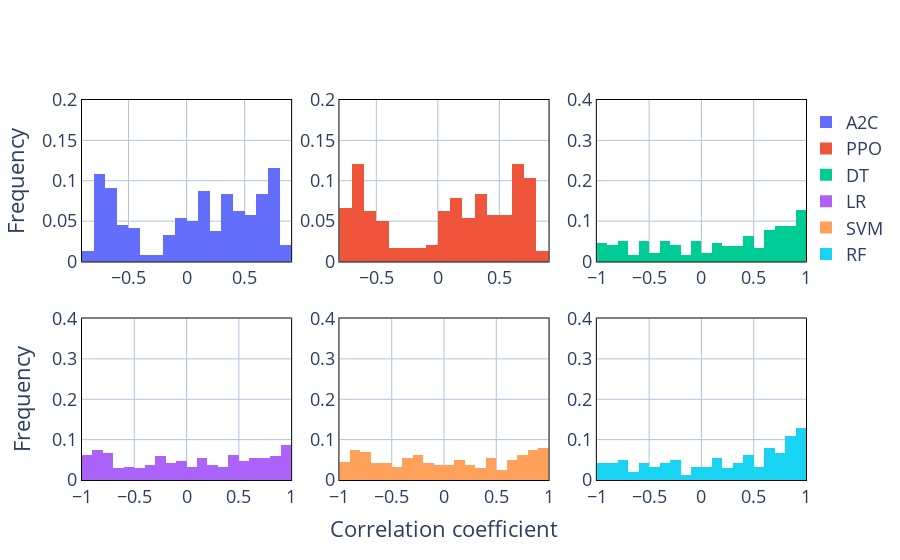

This figure's notebook cell:
### Markdown cell above
#### Histogram of single-step correlation coefficient

### Code cell
import plotly.graph_objects as go
from plotly.subplots import make_subplots


fig = make_subplots(rows=2, cols=3)

trace0 = go.Histogram(x=multi_performance_score[multi_performance_score['algo'] == 'A2C']['score'].values, nbinsx=25, name = 'A2C',histnorm='probability')
trace1 = go.Histogram(x=multi_performance_score[multi_performance_score['algo'] == 'PPO']['score'].values, nbinsx=25, name = 'PPO',histnorm='probability')
trace2 = go.Histogram(x=multi_performance_score[multi_performance_score['algo'] == 'DT']['score'].values, nbinsx=25, name = 'DT',histnorm='probability')
trace3 = go.Histogram(x=multi_performance_score[multi_performance_score['algo'] == 'LR']['score'].values, nbinsx=25, name = 'LR',histnorm='probability')
trace4 = go.Histogram(x=multi_performance_score[multi_performance_score['algo'] == 'SVM']['score'].values, nbinsx=25, name = 'SVM',histnorm='probability')
trace5 = go.Histogram(x=multi_performance_score[multi_performance_score['algo'] == 'RF']['score'].values, nbinsx=25, name = 'RF',histnorm='probability')

fig.update_layout(yaxis1 = dict(range=[0, 0.2]))
fig.update_layout(yaxis2 = dict(range=[0, 0.2]))
fig.update_layout(yaxis3 = dict(range=[0, 0.4]))
fig.update_layout(yaxis4 = dict(range=[0, 0.4]))
fig.update_layout(yaxis5 = dict(range=[0, 0.4]))
fig.update_layout(yaxis6 = dict(range=[0, 0.4]))

fig.append_trace(trace0, 1, 1)
fig.append_trace(trace1, 1, 2)
fig.append_trace(trace2, 1, 3)
fig.append_trace(trace3, 2, 1)
fig.append_trace(trace4, 2, 2)
fig.append_trace(trace5, 2, 3)
# Update xaxis properties
fig.update_xaxes(title_text="Correlation coefficient", row=2, col=2)
fig.update_yaxes(title_text="Frequency", row=1, col=1)
fig.update_yaxes(title_text="Frequency", row=2, col=1)

fig.update_layout(

    paper_bgcolor='rgba(1,1,0,0)',
    plot_bgcolor='rgba(1, 1, 0, 0)',
     font=dict(
       
        size=18,
    ),

)
fig.update_layout(legend=dict(
    yanchor="top",
    y=0.99,
    xanchor="left",
    x=1
))

fig.update_xaxes(showline=True,linecolor='black',showgrid=True, gridwidth=1, gridcolor='LightSteelBlue',mirror=True)
fig.update_yaxes(showline=True,linecolor='black',showgrid=True, gridwidth=1, gridcolor='LightSteelBlue',mirror=True)
fig.update_yaxes(zeroline=True, zerolinewidth=1, zerolinecolor='LightSteelBlue')

fig.show()

### Figure 1 — Plotly figure (JSON) as saved in the notebook; plotly's stock layout.template omitted (floating-point values rounded to 4 significant figures; data arrays with more than 128 entries replaced by an {"elided": "..."} marker saying what was removed)
{"data": [{"histnorm": "probability", "name": "A2C", "nbinsx": 25, "type": "histogram", "x": {"elided": "241 float values"}, "xaxis": "x", "yaxis": "y"}, {"histnorm": "probability", "name": "PPO", "nbinsx": 25, "type": "histogram", "x": {"elided": "241 float values"}, "xaxis": "x2", "yaxis": "y2"}, {"histnorm": "probability", "name": "DT", "nbinsx": 25, "type": "histogram", "x": {"elided": "241 float values"}, "xaxis": "x3", "yaxis": "y3"}, {"histnorm": "probability", "name": "LR", "nbinsx": 25, "type": "histogram", "x": {"elided": "241 float values"}, "xaxis": "x4", "yaxis": "y4"}, {"histnorm": "probability", "name": "SVM", "nbinsx": 25, "type": "histogram", "x": {"elided": "241 float values"}, "xaxis": "x5", "yaxis": "y5"}, {"histnorm": "probability", "name": "RF", "nbinsx": 25, "type": "histogram", "x": {"elided": "241 float values"}, "xaxis": "x6", "yaxis": "y6"}], "layout": {"font": {"size": 18}, "legend": {"x": 1, "xanchor": "left", "y": 0.99, "yanchor": "top"}, "paper_bgcolor": "rgba(1,1,0,0)", "plot_bgcolor": "rgba(1, 1, 0, 0)", "xaxis": {"anchor": "y", "domain": [0, 0.2889], "gridcolor": "LightSteelBlue", "gridwidth": 1, "linecolor": "black", "mirror": true, "showgrid": true, "showline": true}, "xaxis2": {"anchor": "y2", "domain": [0.3556, 0.6444], "gridcolor": "LightSteelBlue", "gridwidth": 1, "linecolor": "black", "mirror": true, "showgrid": true, "showline": true}, "xaxis3": {"anchor": "y3", "domain": [0.7111, 1], "gridcolor": "LightSteelBlue", "gridwidth": 1, "linecolor": "black", "mirror": true, "showgrid": true, "showline": true}, "xaxis4": {"anchor": "y4", "domain": [0, 0.2889], "gridcolor": "LightSteelBlue", "gridwidth": 1, "linecolor": "black", "mirror": true, "showgrid": true, "showline": true}, "xaxis5": {"anchor": "y5", "domain": [0.3556, 0.6444], "gridcolor": "LightSteelBlue", "gridwidth": 1, "linecolor": "black", "mirror": true, "showgrid": true, "showline": true, "title": {"text": "Correlation coefficient"}}, "xaxis6": {"anchor": "y6", "domain": [0.7111, 1], "gridcolor": "LightSteelBlue", "gridwidth": 1, "linecolor": "black", "mirror": true, "showgrid": true, "showline": true}, "yaxis": {"anchor": "x", "domain": [0.575, 1], "gridcolor": "LightSteelBlue", "gridwidth": 1, "linecolor": "black", "mirror": true, "range": [0, 0.2], "showgrid": true, "showline": true, "title": {"text": "Frequency"}, "zeroline": true, "zerolinecolor": "LightSteelBlue", "zerolinewidth": 1}, "yaxis2": {"anchor": "x2", "domain": [0.575, 1], "gridcolor": "LightSteelBlue", "gridwidth": 1, "linecolor": "black", "mirror": true, "range": [0, 0.2], "showgrid": true, "showline": true, "zeroline": true, "zerolinecolor": "LightSteelBlue", "zerolinewidth": 1}, "yaxis3": {"anchor": "x3", "domain": [0.575, 1], "gridcolor": "LightSteelBlue", "gridwidth": 1, "linecolor": "black", "mirror": true, "range": [0, 0.4], "showgrid": true, "showline": true, "zeroline": true, "zerolinecolor": "LightSteelBlue", "zerolinewidth": 1}, "yaxis4": {"anchor": "x4", "domain": [0, 0.425], "gridcolor": "LightSteelBlue", "gridwidth": 1, "linecolor": "black", "mirror": true, "range": [0, 0.4], "showgrid": true, "showline": true, "title": {"text": "Frequency"}, "zeroline": true, "zerolinecolor": "LightSteelBlue", "zerolinewidth": 1}, "yaxis5": {"anchor": "x5", "domain": [0, 0.425], "gridcolor": "LightSteelBlue", "gridwidth": 1, "linecolor": "black", "mirror": true, "range": [0, 0.4], "showgrid": true, "showline": true, "zeroline": true, "zerolinecolor": "LightSteelBlue", "zerolinewidth": 1}, "yaxis6": {"anchor": "x6", "domain": [0, 0.425], "gridcolor": "LightSteelBlue", "gridwidth": 1, "linecolor": "black", "mirror": true, "range": [0, 0.4], "showgrid": true, "showline": true, "zeroline": true, "zerolinecolor": "LightSteelBlue", "zerolinewidth": 1}}}
